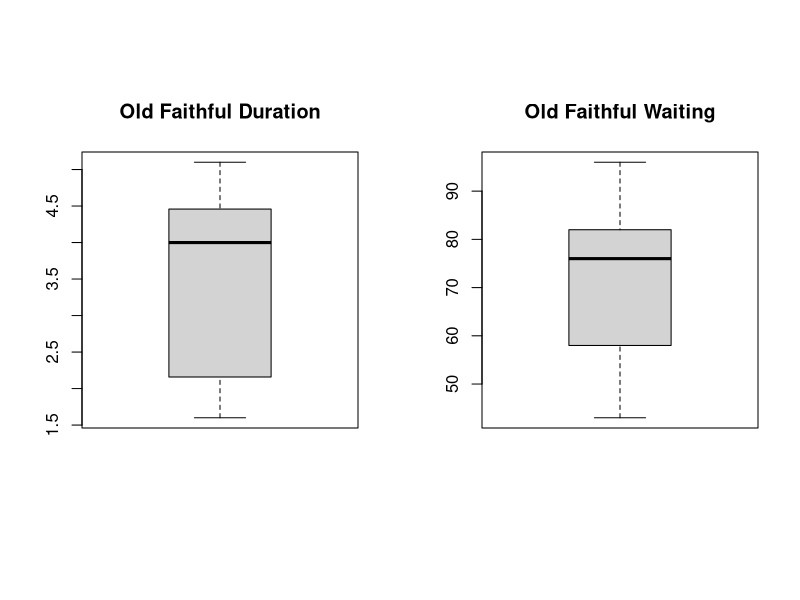
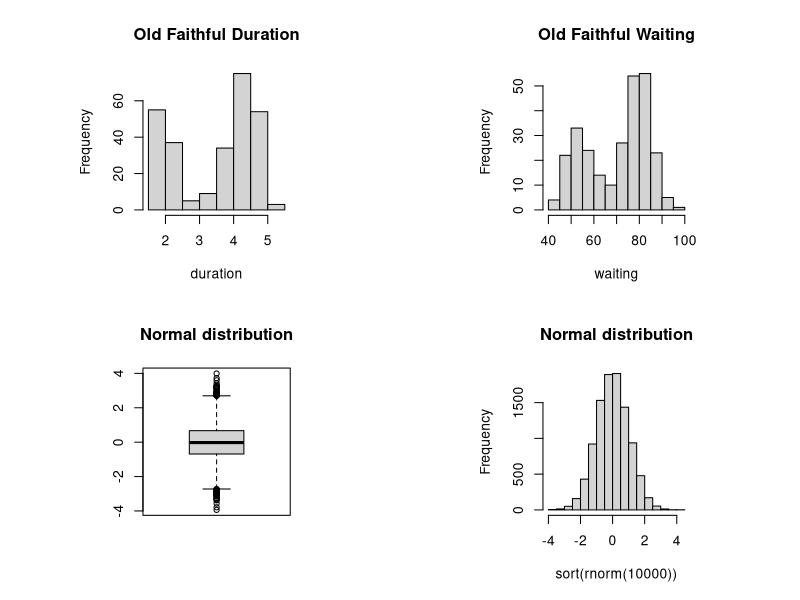

Reproduce these figures in R, in order.
##############################################################################
#
#	60E05BasicStatisticsFuncs.R    
#	R script
#	Date created: Jan 4, 2015
#	Copied mainly from KIexpoRx course
###############################################################################

a <- c(1,2,3,4,5,7,8,10,11)
b <- a+2 

duration = faithful$eruptions
waiting = faithful$waiting

mean(a)  #arithmetic mean
mean(duration)
median(b)  #median
median(duration)
var(a)
var(duration)
sd(a)  #standard deviation
sd(duration)

# Coefficient of variation
CV <- function(mean, sd){
	(sd/mean)*100
}

max(a)
min(a)

range(duration)

quantile(duration)
quantile(duration, c(.32, .57, .98))

# Set working directory in order to save files
setwd( "C:/Projects/ReferencesAndResources/MathReferencesAndResources/60-XXProbbltyAndStochstc/tmp")
print(  paste( "Files will be read from, and saved to: ",getwd() )  )

png(file="BoxPlotExamples.png", width=450, height=450)
old.par <- par( mfrow=c(1, 2), pty="s" )

duration = faithful$eruptions
waiting = faithful$waiting
boxplot(duration, main="Old Faithful Duration")
boxplot(waiting, main="Old Faithful Waiting")

par(old.par)
dev.off()

png(file="HistogramExample.png", width=450, height=450)
old.par <- par( mfrow=c(2, 2), pty="s" )

duration = faithful$eruptions
waiting = faithful$waiting
hist(duration, main="Old Faithful Duration")
hist(waiting, main="Old Faithful Waiting")
boxplot(  sort( rnorm(10000) ), main="Normal distribution" )
hist(sort(rnorm(10000)), main="Normal distribution")

par(old.par)
dev.off()

IQR(duration)

cov(duration, waiting)
cor(duration, waiting)



# Random values
rnorm(10000)
x <- rnorm(10000) 
mean(x)  
sd(x)

